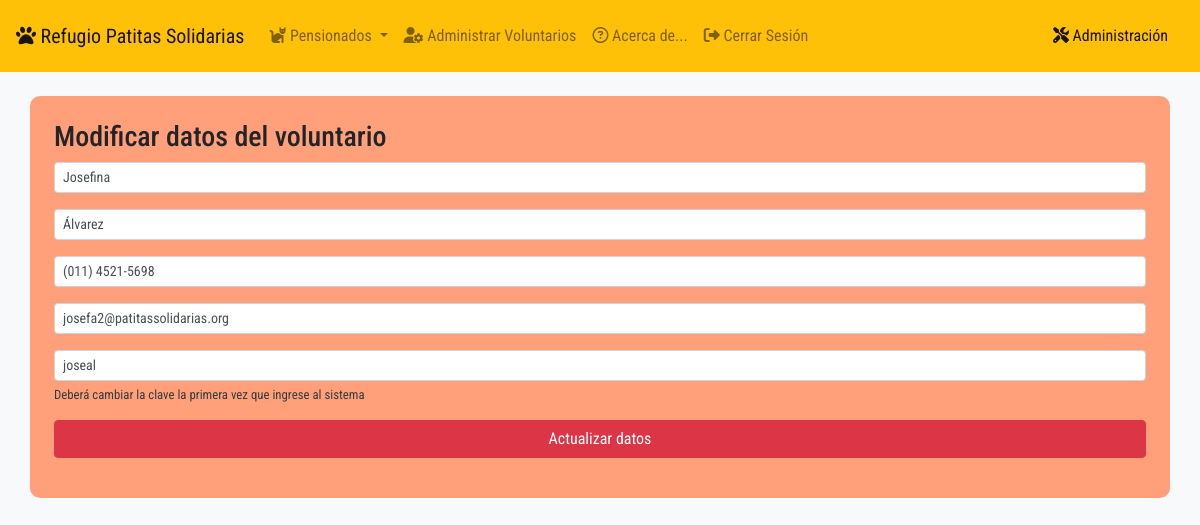
The page /db/form_voluntario.php?id=1 (signed in) on the database its author committed.
### tables this page shows
CREATE TABLE `usuarios` (
  `id` int(11) NOT NULL,
  `apellido` varchar(50) NOT NULL,
  `nombre` varchar(50) NOT NULL,
  `usuario` varchar(20) NOT NULL DEFAULT 'voluntario',
  `clave` varchar(255) NOT NULL DEFAULT 'voluntario',
  `celular` varchar(20) NOT NULL,
  `email` varchar(50) NOT NULL
);

### db/form_voluntario.php (the view, shortened to what this page needs)
<?php
include("conexion.php");
if (isset($_GET['id'])) {
    $id = $_GET['id'];
    $query = "SELECT * FROM usuarios WHERE id = $id;";
    $resultado = mysqli_query($conexion, $query);
    if (mysqli_num_rows($resultado) == 1) {
        $row = mysqli_fetch_array($resultado);
        $nom = $row['nombre'];
        $ape = $row['apellido'];
        $email = $row['email'];
        $user = $row['usuario'];
        $cel = $row['celular'];
    }
}
include_once("header_admin.php");
?>
<div class="container p-4 mt-4" id="tabla-vol">
    <form action="form_voluntario.php?id=<?php echo $_GET['id']; ?>" method="POST">
        <h3>Modificar datos del voluntario</h3>
        <div class="form-group">
            <input type="text" class="form-control form-control-sm" id="nombre" name="nombre" aria-describedby="nombre" value="<?php echo html_entity_decode($nom); ?>">
        </div>
        <div class="form-group">
            <input type="text" class="form-control form-control-sm" id="apellido" name="apellido" aria-describedby="apellido" value="<?php echo html_entity_decode($ape); ?>">
        </div>
        <div class="form-group">
            <input type="text" class="form-control form-control-sm" id="celular" name="celular" aria-describedby="celular" value="<?php echo html_entity_decode($cel); ?>" pattern="\(011) [0-9]{4}[ -][0-9]{4}">
        </div>
        <div class="form-group">
            <input type="email" class="form-control form-control-sm" id="email" name="email" aria-describedby="email" value="<?php echo html_entity_decode($email); ?>">
        </div>
        <div class="form-group">
            <input type="text" class="form-control form-control-sm" id="usuario" name="usuario" aria-describedby="usuario" value="<?php echo html_entity_decode($user); ?>">
            <small id="usuarioHelp" class="form-text  text-dark">Deberá cambiar la clave la primera vez que ingrese al sistema</small>
        </div>
        <div class="form-group mt-2"><button type="submit" name="update-vol" class="btn btn-danger btn-block">Actualizar datos</button></div>
    </form>
</div>
<?php include_once("footer_admin.php"); ?>

### styles/admin.css (style rules this page uses)
body { font-family: 'Roboto Condensed', sans-serif; }
#tabla-vol, #agregar-vol { background-color: lightsalmon; }
#info-vol, #agregar-vol, #tabla-vol { border-radius: 10px; }

### rows shown on the page
usuarios: nombre "Josefina", apellido "Álvarez", celular "(011) 4521-5698", email "josefa2@patitassolidarias.org", usuario "joseal"
